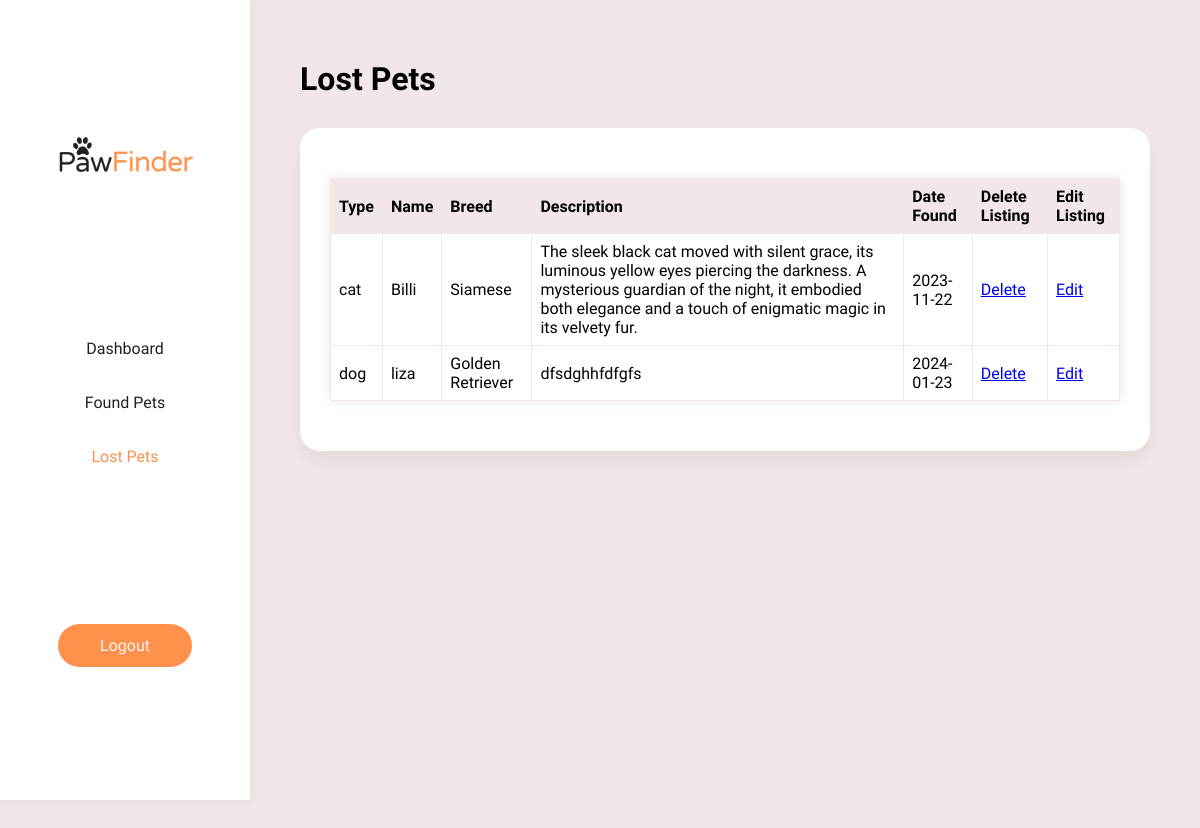
/admin/lost-pets.php (signed in), run on the app's committed database.
### tables this page shows
CREATE TABLE `lost_request` (
  `id` int(11) NOT NULL,
  `name` varchar(15) NOT NULL,
  `email` varchar(30) NOT NULL,
  `phno` varchar(15) NOT NULL,
  `address` varchar(40) NOT NULL,
  `pet_type` varchar(20) NOT NULL,
  `pet_breed` varchar(50) NOT NULL,
  `pet_size` varchar(15) NOT NULL,
  `pet_name` varchar(20) NOT NULL,
  `pet_color` varchar(20) NOT NULL,
  `pet_description` varchar(400) NOT NULL,
  `lost_date` date NOT NULL,
  `lost_time` time NOT NULL,
  `lost_address` varchar(100) NOT NULL,
  `lost_images_url` varchar(400) NOT NULL
);

### admin/lost-pets.php (the view, shortened to what this page needs)
<?php
include('session.php');
?>
<!DOCTYPE html>
<html lang="en">
<head>
    <link rel="stylesheet" href="../style/style.css">
</head>
<body onload="myFunction()">
    <div id="main" style="display:none;" class="animate-bottom">
        <div id="dash">
            <div class="dash-left">
                <img src="../images/logos/PawFinder Logo_black.png" alt="logo" class="dash-logo">
                <ul class="nav">
                    <li><a href="dashboard.php" >Dashboard</a></li>
                    <li><a href="found-pets.php">Found Pets</a></li>
                    <li><a href="lost-pets.php" class="active">Lost Pets</a></li>
                </ul>
                <a href="logout.php " class="btn-primary">Logout</a>
            </div>
            <div class="dash-right">
                <h1 class="single-title">Lost Pets</h1>
                <div class="dash-item">
                    <div>
                    <?php
                        $sql = "SELECT * FROM lost_request";
                        $result = $connection->query($sql);
                        if (mysqli_num_rows($result) > 0) {
                            echo '<table>';
                            echo '<tr>';
                            echo '<th>Type</th>';
                            echo '<th>Name</th>';
                            echo '<th>Breed</th>';
                            echo '<th>Description</th>';
                            echo '<th>Date Found</th>';
                            echo '<th>Delete Listing</th>';
                            echo '<th>Edit Listing</th>';
                            echo '</tr>';
                            while ($row = mysqli_fetch_assoc($result)) {
                                echo '<tr>';
                                echo '<td>' . $row['pet_type'] . '</td>';
                                echo '<td>' . $row['pet_name'] . '</td>';
                                echo '<td>' . $row['pet_breed'] . '</td>';
                                echo '<td>' . $row['pet_description'] . '</td>';
                                echo '<td>' . $row['lost_date'] . '</td>';
                                echo '<td><a href="delete-listing.php?id=' . $row['id'] . '">Delete</a></td>';
                                echo '<td><a href="edit-listing.php?id=' . $row['id'] . '">Edit</a></td>';
                                echo '</tr>';
                            }
                            echo '</table>';
                        } else {
                            echo '<p>No results found.</p>';
                        }
                        ?>
                    </div>
                </div>
            </div>
        </div>
    </div>
</body>
</html>

### style/style.css (style rules this page uses)
:root { --Primary-color:#FF914D; --Primary-hover:#db7536; --Secondary-color:#202020; --text-dark:#202020; --text-light:#f4f4f4; --bg-color:#f2e7e7; }
* { padding: 0; margin: 0; font-family: 'Varela Round', sans-serif; cursor:url(../paw-30.svg), auto !important; -webkit-tap-highlight-color: #f2ebe750; }
a, input[type="submit" i] { cursor:url(../paw-link-31.svg),auto !important; }
#main { background-color: var(--bg-color); cursor:url(../paw-30.svg),auto !important; }
html { scroll-behavior: smooth; }
.animate-bottom { animation-name: animatebottom; animation-duration: 0.5s; animation-timing-function: ease-in-out; }
.btn-primary { background-color: var(--Primary-color) !important; color:var(--text-light) !important; text-decoration: none !important; padding: 12px 42px !important; border: none !important; border-radius: 30px !important; font-size: 16px !important; font-weight: 500 !important; transition: .3s ease-in-out !important; z-index: 1 !important; }
.active { color: var(--Primary-color) !important; }
.single-title { margin-bottom: 20px; }
#dash { display: flex; }
.dash-logo { width: 60%; }
.dash-left { width: 250px; height: 100vh; background-color: #ffffff; display: flex; flex-direction: column; align-items: center; justify-content: space-evenly; box-shadow: 0 0 20px 0px #00000010; position: fixed; left: 0; }
.nav { list-style: none; width: 100%; text-align: center; }
.nav li a { display: block; width: 100%; text-decoration: none; padding: 10px 0; margin: 15px 0; color: var(--text-dark); transition: .3s ease-in-out; }
.dash-right { padding: 60px 50px; width: 80%; margin-left: 250px; min-height: 100vh; }
.dash-item { background-color: #ffffff; padding: 30px; border-radius: 20px; box-shadow: 0 10px 20px 0 #00000010; margin: 30px 0; }
table { width: 100%; border-collapse: collapse; overflow: hidden; box-shadow: 0 0 10px rgba(0, 0, 0, 0.1); margin: 20px 0; }
th, td { border: 1px solid var(--bg-color); padding: 8px; text-align: left; }
th { background-color: var(--bg-color); }

### data on the page
lost_request: pet_type "cat", pet_name "Billi", pet_breed "Siamese", pet_description "The sleek black cat moved with silent grace, its luminous yellow eyes piercing the darkness. A mysterious guardian of the night, it embodied both elegance and a touch of enigmatic magic in its velvety fur.", lost_date "2023-11-22"
lost_request: pet_type "dog", pet_name "liza", pet_breed "Golden Retriever", pet_description "dfsdghhfdfgfs", lost_date "2024-01-23"
